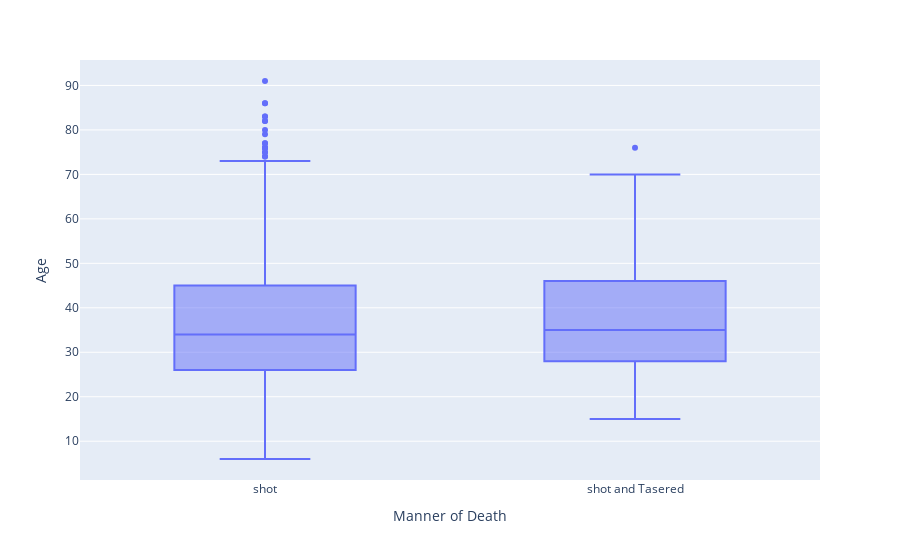

This figure's notebook cell:
### Code cell
age_and_manner_of_death = px.box(by_age_data, x="manner_of_death", y="age")
age_and_manner_of_death.update_layout(xaxis_title="Manner of Death", yaxis_title="Age")
age_and_manner_of_death.show()

### Figure 1 — Plotly figure (JSON) as saved in the notebook; plotly's stock layout.template omitted (floating-point values rounded to 4 significant figures; data arrays with more than 128 entries replaced by an {"elided": "..."} marker saying what was removed)
{"data": [{"alignmentgroup": "True", "hovertemplate": "manner_of_death=%{x}<br>age=%{y}<extra></extra>", "legendgroup": "", "marker": {"color": "#636efa"}, "name": "", "notched": false, "offsetgroup": "", "orientation": "v", "showlegend": false, "type": "box", "x": {"elided": "2458 str values"}, "x0": " ", "xaxis": "x", "y": {"elided": "2458 int values"}, "y0": " ", "yaxis": "y"}], "layout": {"boxmode": "group", "legend": {"tracegroupgap": 0}, "margin": {"t": 60}, "xaxis": {"anchor": "y", "domain": [0, 1], "title": {"text": "Manner of Death"}}, "yaxis": {"anchor": "x", "domain": [0, 1], "title": {"text": "Age"}}}}
